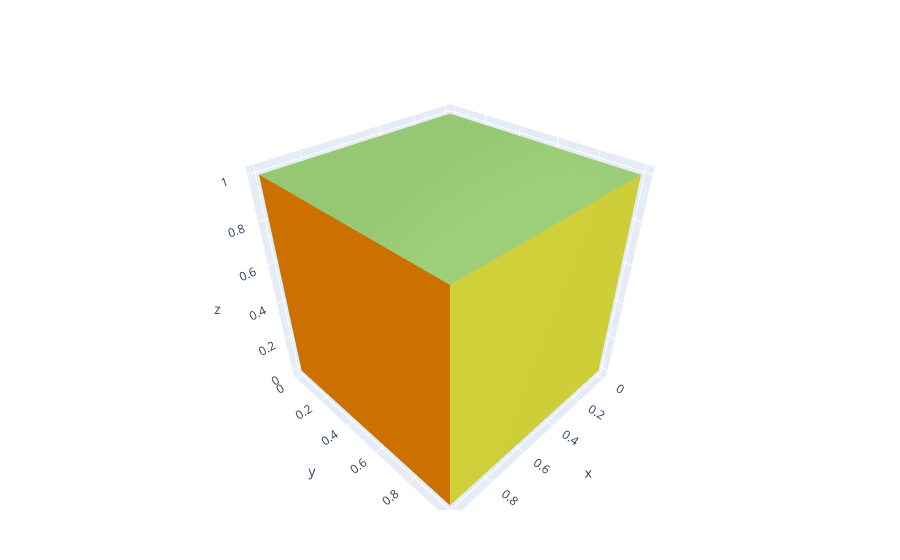

The notebook cell this image was saved under:
### Code cell
using PlotlyJS

p = Plot()

plot(mesh3d(
    x=[0, 1, 2, 0],
    y=[0, 0, 1, 2],
    z=[0, 2, 0, 1],
    #colorbar_title="z",
    colorscale=[[0, "gold"],
                [0.5, "mediumturquoise"],
                [1, "magenta"]],
    # Intensity of each vertex, which will be interpolated and color-coded
    intensity=[0, 0,0,0],
    # i, j and k give the vertices of triangles
    # here we represent the 4 triangles of the tetrahedron surface
    i=[0, 0, 0, 1],
    j=[1, 2, 3, 2],
    k=[2, 3, 1, 3],
    name="y",
    showscale=true
))

facecolor = repeat([
    "rgb(50, 200, 200)",
    "rgb(100, 200, 255)",
    "rgb(150, 200, 115)",
    "rgb(200, 200, 50)",
    "rgb(230, 200, 10)",
    "rgb(255, 140, 0)"
], inner=[2])

t = mesh3d(
    x=[0, 0, 1, 1, 0, 0, 1, 1],
    y=[0, 1, 1, 0, 0, 1, 1, 0],
    z=[0, 0, 0, 0, 1, 1, 1, 1],
    i=[7, 0, 0, 0, 4, 4, 2, 6, 4, 0, 3, 7],
    j=[3, 4, 1, 2, 5, 6, 5, 5, 0, 1, 2, 2],
    k=[0, 7, 2, 3, 6, 7, 1, 2, 5, 5, 7, 6],
    facecolor=facecolor)

plot(t)

### Figure 1 — Plotly figure (JSON) as saved in the notebook; plotly's stock layout.template omitted (floating-point values rounded to 4 significant figures)
{"data": [{"facecolor": ["rgb(50, 200, 200)", "rgb(50, 200, 200)", "rgb(100, 200, 255)", "rgb(100, 200, 255)", "rgb(150, 200, 115)", "rgb(150, 200, 115)", "rgb(200, 200, 50)", "rgb(200, 200, 50)", "rgb(230, 200, 10)", "rgb(230, 200, 10)", "rgb(255, 140, 0)", "rgb(255, 140, 0)"], "i": [7, 0, 0, 0, 4, 4, 2, 6, 4, 0, 3, 7], "j": [3, 4, 1, 2, 5, 6, 5, 5, 0, 1, 2, 2], "k": [0, 7, 2, 3, 6, 7, 1, 2, 5, 5, 7, 6], "type": "mesh3d", "x": [0, 0, 1, 1, 0, 0, 1, 1], "y": [0, 1, 1, 0, 0, 1, 1, 0], "z": [0, 0, 0, 0, 1, 1, 1, 1]}], "layout": {"margin": {"b": 50, "l": 50, "r": 50, "t": 60}}}
